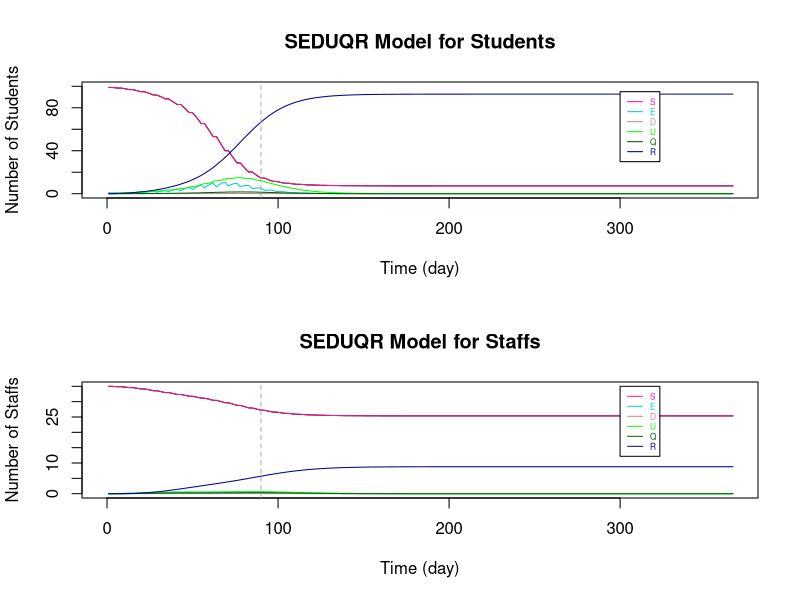

Recreate this plot in R.
###################################################################################################################

# Parameters
Ta = matrix(c(0.64,1), nrow = 2) # transmissibility of student and staff
Ca = matrix(c(0.79,1), nrow = 1)  # susceptibility of student and staff
tau = c(0.54, 0.54/2)  # individual transmission rate within and outside the bubble
# set p: the transmission rate: 
p1 = Ta %*% Ca
# p = (student-student same bubble, student-student different, staff-student, student-staff, staff-staff both teaching same or different bubbles)
p = c(p1[1,1]*tau[1], p1[1,1]*tau[2], p1[2,1]*tau[2], p1[1,2]*tau[2], p1[2,2]*tau[2]) #RHO

a = 0.2  # ALPHA: rate from latent to infection
d = c(0.1,0.3) # d:probability of an infection is detectable/symptomatic for student and staff
e = 0.1104 # EPSILON: the relative transmission for undetectable compared to detectable
o = 0.75  # THETA: rate of getting quanrantined 
y = 0.1 # GAMMA:recovery rate (differ by age and compartments)

r.values = c(9,3,10,3,3)  # r:contact r people (should be changing with time), in the same order as p (RHO)

T = 366
N = 10 # student number in each bubble


###################################################################################################################

# Define dataframe - students bubbles 1-10 and total staff
# Define array 
B <- matrix(rep(0), T, 7)
A <- array(rep(B), dim = c(T, 7, 11))

A[,1,] <- 10 #  S
A[,7,] <- 10 #  N
A[,1,11] <- 30  # 30 staffs are S initially
A[,7,11] <- 55 #  55 staffs in total (20 of them work from home)
A[1,,1] <- c(9,1,0,0,0,0,10)   # initials

dimnames(A) <- list(1:T, c("S","E","D","U","Q","R","N"), c(sprintf("B%d", 1:10),"Staff"))  # name the array

head(A)
da_epsilon1 <- as.data.frame(A)

###################################################################################################################

# Set initials
S <- matrix(rep(0), T+1, 10)
E <- matrix(rep(0), T+1, 10)
D <- matrix(rep(0), T+1, 10)
U <- matrix(rep(0), T+1, 10)
Q <- matrix(rep(0), T+1, 10)
R <- matrix(rep(0), T+1, 10)
r <- matrix(rep(0), T+1, 10)

S.Staff=S1=S2=S3=S4=S5=S6=S
E.Staff=E1=E2=E3=E4=E5=E6=E
D.Staff=D1=D2=D3=D4=D5=D6=D
U.Staff=U1=U2=U3=U4=U5=U6=U
Q.Staff=Q1=Q2=Q3=Q4=Q5=Q6=Q
R.Staff=R1=R2=R3=R4=R5=R6=R
r1=r2=r3=r4=r5=r

S5.diff=S2.diff=S
E5.diff=E2.diff=E
D5.diff=D2.diff=D
U5.diff=U2.diff=U
R5.diff=R2.diff=R
r5.diff=r2.diff=r

S.Staff.change = S.Staff

# Staff replacement
Staff.School = S.Staff  
Staff.rp = S.Staff  

# Tutorial Group
S.Std_Std = S
S.Std1=S.Std2=S
S.Stf=E.Stf=D.Stf=U.Stf=Q.Stf=R.Stf=S


###################################################################################################################
# The Symbols for the Dynamic system 

# STUDENTS
# S, E, D, U, Q, R : (without subscript of numbers) TOTAL number of students in each compartment (for an individual bubble)

# S1, E1, D1, U1, Q1, R1: TOTAL number of students in each compartments with ONLY the intractions WITHIN bubbles (for an individual bubble)

# S2.diff, E2.diff, D2.diff, U2.diff, R2.diff : TOTAL number of students that are not in the specified bubble (for an individual bubble)

# S2, E2, D2, U2, Q2, R2: CHANGE of number of students in each compartments by BETWEEN-BUBBLES interactions (for an individual bubble)

# S3, E3, D3, U3, Q3, R3 : CHANGE of number of students in each compartments by their teaching staffs (for an individual bubble)

# STAFFS
# S.Staff, E.Staff, D.Staff, U.Staff, Q.Staff, R.Staff : (without subscript of numbers) TOTAL number of STAFF in each compartment (for those teaching an individual bubble)

# S4, E4, D4, U4, Q4, R4: CHANGE of number of staffs in each compartments by the students they teach (for those teaching an individual bubble)

# S5.diff, E5.diff, D5.diff, U5.diff, R5.diff : TOTAL number of staffs that are not teaching the specified bubble (for those teaching an individual bubble)

# S5, E5, D5, U5, Q5, R5 : CHANGE of number of staffs in each compartments by staffs teaching other bubbles (for those teaching an individual bubble)

# S6, E6, D6, U6, Q6, R6 : CHANGE of number of staffs in each compartments by the staffs teaching the same bubble (for those teaching an individual bubble)

# r are the number of sesceptible contacts that an infection case would contact (vary with situations)

# Staff.School : the number of staff at school of teaching each bubble

# Staff.rp : the number of staff that can come to teach the bubble that were working from home

# TUTOR GROUP

# S.Std_Std : CHANGE of number of student in tutor group by infections within tutor group

# S.Std1 : CHANGE of number of student in bubble j by infections within tutor group

# S.Std2 : CHANGE of number of student in bubble j by infections from the tutor

# S.Stf, E.Stf, D.Stf, U.Stf, Q.Stf, R.Stf : Total number of tutors being infected in tutor group j

###################################################################################################################

# i : time step start from 1 
# j : bubble number 1 to 10

for (i in 1:T){
  for (j in 1:10){  
    
    ###### For STUDENTS
    
    # initals
    S[1,j] =  da_epsilon1[1,paste("S.B", j, sep = "")]
    E[1,j] =  da_epsilon1[1,paste("E.B", j, sep = "")]
    D[1,j] =  da_epsilon1[1,paste("D.B", j, sep = "")]
    U[1,j] =  da_epsilon1[1,paste("U.B", j, sep = "")]
    Q[1,j] =  da_epsilon1[1,paste("Q.B", j, sep = "")]
    R[1,j] =  da_epsilon1[1,paste("R.B", j, sep = "")]
    
    # STUDENT to STUDENT in the SAME BUBBLE
    S1[1,j] =  da_epsilon1[1,paste("S.B", j, sep = "")]
    E1[1,j] =  da_epsilon1[1,paste("E.B", j, sep = "")]
    D1[1,j] =  da_epsilon1[1,paste("D.B", j, sep = "")]
    U1[1,j] =  da_epsilon1[1,paste("U.B", j, sep = "")]
    Q1[1,j] =  da_epsilon1[1,paste("Q.B", j, sep = "")]
    R1[1,j] =  da_epsilon1[1,paste("R.B", j, sep = "")]
    r1[1,j] =  S[1,j]  # number of contact depends on how many S in the bubble
    
    # This formula comes from the dynamic equations (in powerpoint slide 4)
    S1[i+1,j] = S[i,j] - r1[i,j]*p[1]*(D[i,j]+e*U[i,j])
    E1[i+1,j] = E[i,j] + r1[i,j]*p[1]*(D[i,j]+e*U[i,j]) - a*E[i,j]
    D1[i+1,j] = D[i,j] + a*d[1]*E[i,j] - o*D[i,j]
    U1[i+1,j] = U[i,j] + a*(1-d[1])*E[i,j] - y*U[i,j]
    Q1[i+1,j] = Q[i,j] + o*D[i,j] - y*Q[i,j]
    R1[i+1,j] = R[i,j] + y*(Q[i,j]+U[i,j])
    r1[i+1,j] = S[i,j] 
    
    
    # STUDENT to STUDENT in DIFFERENT BUBBLES #
    # number of contact for each individual in bubble j to students in other bubbles
    r2.diff[1,j] =  3  # each student in j contact 3 students in other bubbles
    r2.diff[i+1,j] = r2.diff[i,j]    
    # the total number of contacts of the students in bubble j
    m = round(r2.diff[i,j]*(S[i,j]))  # only Susceptible individuals in j might be infected by students in other bubbles
    
    # inital values of total number of students at school not in bubble j
    # (only S,E,D,U are at school, currently not considered recovery come back to school yet)
    S2.diff[1,j] = 90
    E2.diff[1,j] = 0
    D2.diff[1,j] = 0
    U2.diff[1,j] = 0
    R2.diff[1,j] = 0
    
    # Subset for S,E,D,U compartments of all bubbles 
    all.S = (c(1:ncol(da_epsilon1)) %% 7) == 1
    all.E = (c(1:ncol(da_epsilon1)) %% 7) == 2
    all.D = (c(1:ncol(da_epsilon1)) %% 7) == 3
    all.U = (c(1:ncol(da_epsilon1)) %% 7) == 4
    all.R = (c(1:ncol(da_epsilon1)) %% 7) == 6
    
    #total number of students at school not in bubble j (and not staff: the reason of removing the last column)
    # The number of S, E, D, U at time i, different to bubble j
    S2.diff[i,j] = round(sum((da_epsilon1[i,(all.S)][,-j])[,c(1:ncol(da_epsilon1[i,(all.S)][,-j])-1)]))
    E2.diff[i,j] = round(sum((da_epsilon1[i,(all.E)][,-j])[,c(1:ncol(da_epsilon1[i,(all.E)][,-j])-1)]))
    D2.diff[i,j] = round(sum((da_epsilon1[i,(all.D)][,-j])[,c(1:ncol(da_epsilon1[i,(all.D)][,-j])-1)]))
    U2.diff[i,j] = round(sum((da_epsilon1[i,(all.U)][,-j])[,c(1:ncol(da_epsilon1[i,(all.U)][,-j])-1)]))
    R2.diff[i,j] = round(sum((da_epsilon1[i,(all.R)][,-j])[,c(1:ncol(da_epsilon1[i,(all.R)][,-j])-1)]))
    
    # make a list of S, E, D, U not in bubble j (the times of repeat is the number of students in each compartment)
    list = c(rep("S", S2.diff[i,j]), rep("E", E2.diff[i,j]), rep("D", D2.diff[i,j]), rep("U", U2.diff[i,j]), rep("R", R2.diff[i,j]))
    
    #count the number of S,E,D,U that students in j contacted to
    # " sample(list, m, replace = TRUE) ": Randomly select m from list
    set.seed(123)
    countS = sum((sample(list, m, replace = TRUE))=="S") # for students in bubble j: the number of contact outside bubble j are S
    countE = sum((sample(list, m, replace = TRUE))=="E") # for students in bubble j: the number of contact outside bubble j are E
    countD = sum((sample(list, m, replace = TRUE))=="D") # for students in bubble j: the number of contact outside bubble j are D
    countU = sum((sample(list, m, replace = TRUE))=="U") # for students in bubble j: the number of contact outside bubble j are U
    countR = sum((sample(list, m, replace = TRUE))=="R") # for students in bubble j: the number of contact outside bubble j are R
    
    
    # The number of change in S and E compartments by interactions from other bubbles to bubbles j (only the partial effect)
    # initial (no intractions between bubbles at time 1)
    S2[1,j] = 0
    E2[1,j] = 0
    
    # The change in S and E for bubble j only depends on the number of:
    # 1. (   susceptible students in bubble j: r1[i,j] = S[i,j]   ) and 
    # 2. (   number of detectable/symtomatic and undetectable/asymtomatic that are contacted in other bubbles: countD+e*countU   
    #                                                        -- e is because the effectiveness on D and U in infection rate are different)
    S2[i+1,j] = -p[2]*(countD+e*countU)  # Only the change because of other bubbles
    E2[i+1,j] = p[2]*(countD+e*countU)  # Only the change because of other bubbles, so those Es goes into D/U compartments are included in E1
    
    
    # STAFF to STUDENTs they teach 
    # initial - there is no change of S and E initially
    S3[1,j] = 0
    E3[1,j] = 0
    r3[1,j] = r.values[3]
    
    # The change in S and E for bubble j depends on the number of D and U of staffs
    S3[i+1,j] = - r1[i,j]*p[3]*(D.Staff[i,j]+e*U.Staff[i,j])  
    E3[i+1,j] = r1[i,j]*p[3]*(D.Staff[i,j]+e*U.Staff[i,j])   
    r3[i+1,j] =  S[i,j]
    
    
    
    ### TUTOR GROUP
    
    # STUDENTs TO STUDENTs in the same tutorial group
    
    # A tutor group contains 2 bubbles of students and a staff that is not teaching the bubbles
    # With the tutor meeting of 15mins and a typical school day of 6 hours, the time length of contact is 1/24 of that in a bubble
    # initial (S.Std_Std is the change of S in tutor group j with students in both bubble j and 11-j)
    S.Std_Std[1,] = c(rep(0,10))  # S.Std_Std : total change of students in tutor group
    S.Std1[1,] = c(rep(0,10))
    
    
    # The change of S for tutor group j with students in both bubble j and 11-j
    if (j <= 5){ # 5 tutor groups in total
      S.Std_Std[i+1,j] = - (S[i,j]+S[i,11-j])*p[1]*((D[i,j]+e*U[i,j])+(D[i,11-j]+e*U[i,11-j]))*1/24
      
      # As the change is less than 0.5, separate the new cases of infections according to the percentage of S in each bubble
      if (S[i,j]+S[i,11-j] > 0){
        S.Std1[i+1,j] = S.Std_Std[i+1,j]*S[i,j]/(S[i,j]+S[i,11-j])  # S.Std1 : total change of students in  bubble j by having tutor group
        S.Std1[i+1,11-j] = S.Std_Std[i+1,j]*S[i,11-j]/(S[i,j]+S[i,11-j])
      }
      
      else{
        S.Std1[i+1,j] = 0
        S.Std1[i+1,11-j] = 0
      }
    }
    
    else{ # avoid to count the infections twice
    }
    
    
    # STAFF TO STUDENTs in the same tutorial group
    
    # There is only 1 staff for each tutor group
    # S.Std2 : the change of studnets in bubble j by infections from the tutor
    # initial - there is no change of S and E initially
    S.Std2[1,] = c(rep(0,10)) 
    
    # The change of S for tutor group j with students in both bubble j and 11-j
    if (j <= 5){ # 5 tutor groups in total
      if (S[i,j]+S[i,11-j] > 0){
        S.Std2[i+1,j] = - ((S[i,j]+S[i,11-j])*p[3]*(D.Stf[i,j]+e*U.Stf[i,j])*1/24)*(S[i,j]/(S[i,j]+S[i,11-j]))
        S.Std2[i+1,11-j] = - ((S[i,j]+S[i,11-j])*p[3]*(D.Stf[i,j]+e*U.Stf[i,j])*1/24)*(S[i,11-j]/(S[i,j]+S[i,11-j]))
      }
      
      else{
        S.Std2[i+1,j] = 0
        S.Std2[i+1,11-j] = 0
      }
    }
    
    else{ # avoid to count the infections twice
    }
    
    
    
    # TOTAL on STUDNETS 
    if (S1[i+1,j] + S2[i+1,j] + S3[i+1,j] + S.Std1[i+1,j] + S.Std2[i+1,j] >= 0){   # The total number of S has to be >= 0
      S[i+1,j] = S1[i+1,j] + S2[i+1,j] + S3[i+1,j] + S.Std1[i+1,j] + S.Std2[i+1,j]
      E[i+1,j] = E1[i+1,j] + E2[i+1,j] + E3[i+1,j] - S.Std1[i+1,j] - S.Std2[i+1,j]
    }
    else {  # If not, S = 0, 
      #         E = previous (time step) amout of E - the same amount of students reduced in S compartment - those move to the next compartments
      S[i+1,j] = 0
      E[i+1,j] = E[i,j] - (S[i+1,j]-S[i,j]) - a*E[i,j]
    }
    
    D[i+1,j] = D1[i+1,j]
    U[i+1,j] = U1[i+1,j]
    Q[i+1,j] = Q1[i+1,j]
    R[i+1,j] = R1[i+1,j]
    
    
    ###### For STAFF
    
    # Assume there are 55 staffs in total, initially 30 of them teach students. 
    # The overall effect on STAFF (stdent -> staff  &   staff -> staff in same / different bubble)
    
    # initials
    S.Staff[1,] =  3
    E.Staff[1,] =  0
    D.Staff[1,] =  0
    U.Staff[1,] =  0
    Q.Staff[1,] =  0
    R.Staff[1,] =  0
    
    # STUDENT to STAFF
    # initials
    S4[1,j] = 0
    r4[1,j] = r.values[4]  
    
    # Only S and E compartments will change directly by the infection cause by studnets (E3 = -S3)
    S4[i+1,j] = - r4[i]*p[4]*(D[i,j]+e*U[i,j])
    r4[i+1,j] = S.Staff[i,j]
    
    
    # STAFF to STAFF (teach same bubble)
    # initials
    S6[1,j] = 0
    
    # Only S and E compartments will change directly by the infection cause by staffs teach same bubble (E6 = -S6)
    S6[i+1,j] = - r4[i]*p[5]*(D.Staff[i,j]+e*U.Staff[i,j])
    
    
    # STAFF to STAFF (teach different bubbles)
    # number of contact for each individual staff teach bubble j to the staffs teach other bubbles
    r5.diff[1,j] =  3  # each staff teach j contact 3 staffs teach other bubbles
    r5.diff[i+1,j] = r5.diff[i,j]    
    # the total number of contacts of the students in bubble j
    m.Staff = round(r5.diff[i,j]*(S.Staff[i,j]))  # only Susceptible staffs in j might be infected 
    
    # inital values of total number of staff at school not teach bubble j
    # (only S,E,D,U are at school, currently not considered recovery come back to school yet)
    S5.diff[1,] = 27
    E5.diff[1,] = 0
    D5.diff[1,] = 0
    U5.diff[1,] = 0
    R5.diff[1,] = 0
    
    # The number of S, E, D, U at time i, not teaching to bubble j
    S5.diff[i,j] = round(sum(S.Staff[i,])-S.Staff[i,j])
    E5.diff[i,j] = round(sum(E.Staff[i,])-E.Staff[i,j])
    D5.diff[i,j] = round(sum(D.Staff[i,])-D.Staff[i,j])
    U5.diff[i,j] = round(sum(U.Staff[i,])-U.Staff[i,j])
    R5.diff[i,j] = round(sum(R.Staff[i,])-R.Staff[i,j])
    
    # make a list of S, E, D, U not teach bubble j (the times of repeat is the number of staff in each compartment)
    list.Staff = c(rep("S", S5.diff[i,j]), rep("E", E5.diff[i,j]), rep("D", D5.diff[i,j]), rep("U", U5.diff[i,j]), rep("R", R5.diff[i,j]))
    
    #count the number of S,E,D,U that staffs teaching bubble j contacted to
    # " sample(list.Staff, m.Staff, replace = TRUE) ": Randomly select m.Staff from list
    set.seed(123)
    count.StaffS = sum((sample(list.Staff, m.Staff, replace = TRUE))=="S") # for students in bubble j: the number of contact outside bubble j are S
    count.StaffE = sum((sample(list.Staff, m.Staff, replace = TRUE))=="E") # for students in bubble j: the number of contact outside bubble j are E
    count.StaffD = sum((sample(list.Staff, m.Staff, replace = TRUE))=="D") # for students in bubble j: the number of contact outside bubble j are D
    count.StaffU = sum((sample(list.Staff, m.Staff, replace = TRUE))=="U") # for students in bubble j: the number of contact outside bubble j are U
    count.StaffR = sum((sample(list.Staff, m.Staff, replace = TRUE))=="R") # for students in bubble j: the number of contact outside bubble j are R
    
    # The number of change in S and E compartments by staffs teach j and other staffs contacts
    # initial (no transmission at time 1)
    S5[1,j] = 0
    
    # The change in S and E for staffs teach bubble j only depends on the number of:
    # 1. (   susceptible staffs teach bubble j: r5[i,j] = S.Staff[i,j]   ) and 
    # 2. (   number of detectable/symtomatic and undetectable/asymtomatic staffs teach other bubbles: count.StaffD+e*count.StaffU
    #                                                        -- e is because the effectiveness on D and U in infection rate are different)
    S5[i+1,j] = - p[5]*(count.StaffD+e*count.StaffU)  # Only the change because of staff teach other bubbles
    # E5 = -S5
    
    
    # TUTOR GROUP
    
    # The STUDENTS in the tutor group to STAFF
    # Assume for tutor group 1-5, the tutor is not teaching any bubbles
    # There is no staff to replace tutor if he is infected, but he will work again when he has recovered
    # initial - there is no change of S and E initially
    S.Stf[1,] = c(rep(1,5), rep(0,5)) 
    E.Stf[1,] = D.Stf[1,] = U.Stf[1,] = Q.Stf[1,] = R.Stf[1,] = rep(0,10)
    
    
    # The total number of S for staff in tutor group j 
    if (j <= 5){ # 5 tutor groups in total
      if (S.Stf[i,j] > 0){
        S.Stf[i+1,j] = S.Stf[i,j] - S.Stf[i,j]*p[4]*((D[i,j]+e*U[i,j])+(D[i,11-j]+e*U[i,11-j]))*1/24
      }
      
      else{
        S.Stf[i+1,j] = 0
      }
    }
    
    else{ # avoid to count the infections twice
      S.Stf[i+1,j] = 0
    }
    
    E.Stf[i+1,j] = E.Stf[i,j] + (S.Stf[i+1,j] - S.Stf[i,j]) - a*E.Stf[i,j]
    D.Stf[i+1,j] = D.Stf[i,j] + a*d[1]*E.Stf[i,j] - o*D.Stf[i,j]
    U.Stf[i+1,j] = U.Stf[i,j] + a*(1-d[1])*E.Stf[i,j] - y*U.Stf[i,j]
    Q.Stf[i+1,j] = Q.Stf[i,j] + o*D.Stf[i,j] - y*Q.Stf[i,j]
    R.Stf[i+1,j] = R.Stf[i,j] + y*(Q.Stf[i,j]+U.Stf[i,j])
    
    
    # TOTAL on STAFF
    # the total change of staff
    
    S.Staff.change[1,j] = 0
    S.Staff.change[i+1,j] = -(S4[i+1,j] + S5[i+1,j] + S6[i+1,j])    
    
    # With larger number in each group, remove the overlapping cases of new infection by:
    # (There might be chance an individual staff is infected by both students he teach and other staff he contact with)
    # Here, use randomly choosing to reduce the overlapping change effect
    # # # count.StaffS_overlap = - round(S3[i+1,j] + S5[i+1,j] + S6[i+1,j]) # the infected cases/the change in S (with overlap)
    
    # This formula comes from the dynamic equations (in powerpoint slide 4)
    S.Staff[i+1,j] = S.Staff[i,j] - S.Staff.change[i+1,j]
    E.Staff[i+1,j] = E.Staff[i,j] + S.Staff.change[i+1,j] - a*E.Staff[i,j]
    D.Staff[i+1,j] = D.Staff[i,j] + a*d[2]*E.Staff[i,j] - o*D.Staff[i,j]
    U.Staff[i+1,j] = U.Staff[i,j] + a*(1-d[2])*E.Staff[i,j] - y*U.Staff[i,j]
    Q.Staff[i+1,j] = Q.Staff[i,j] + o*D.Staff[i,j] - y*Q.Staff[i,j]
    R.Staff[i+1,j] = R.Staff[i,j] + y*(Q.Staff[i,j]+U.Staff[i,j])
    
    
    # STAFF replacement (remove this part to see if there is no extra staff that teaching the same course)
    # We assume initially 30 out of 55 staffs are teaching bubbles and the other 20 staffs are working from home.
    # Assume each bubble has 3 teaching staff and 2 other staffs working from home that can teach the same course.
    # If one of the staff was teaching at school is isolated, a staff that is "teaching the same course" will come back to school and teach the bubble. (within 24h)
    # When an istolated staff is recovered, he will come back to school on the next day. (within 24h)
    # If that result in more than 3 staffs teaching the bubble, let some susceptible staffs to work from home.  
    # So, each bubble will have 3 teaching staffs until there are not enough staffs available.
    
    Staff.rp[1,j] = 2  # the staff can come to teach in the next day that are working from home
    Staff.School[1,j] = 3  # total number of staffs that are teaching the bubble
    Staff.School[i,j] = S.Staff[i,j] + E.Staff[i,j] + D.Staff[i,j] + U.Staff[i,j] + R.Staff[i,j]
    
    if (Staff.School[i,j] < 3) {  # if the number of staff teaching bubble j is less than 3
      
      if ((3 - Staff.School[i,j]) <= Staff.rp[i,j]) {  # if there are enough staff to come back and teach
        S.Staff[i+1,j] = S.Staff[i+1,j] + (3 - Staff.School[i,j])
        Staff.rp[i+1,j] = Staff.rp[i,j] - (3 - Staff.School[i,j])
      }
      
      else{  # if there is not enought staff to come back and teach
        S.Staff[i+1,j] = S.Staff[i+1,j] + Staff.rp[i,j]
        Staff.rp[i+1,j] = 0
      }
    }
    
    else{  
      if (round(Staff.School[i,j]) > 3) { # if after the staff combing back from isolation, there are more than 3 staffs teaching the bubble j
        S.Staff[i+1,j] = S.Staff[i+1,j] - (Staff.School[i,j] - 3)
        Staff.rp[i+1,j] = Staff.rp[i,j] + (Staff.School[i,j] - 3)
      } 
      
      else {# if there are 3 staffs teaching the bubble j
        S.Staff[i+1,j] = S.Staff[i+1,j]
        Staff.rp[i+1,j] = Staff.rp[i,j] 
      }
    }
    
    
    
    # The change on Weekends
    # There will not be new infections from 0 A.M. on Saturday till 0 A.M. on the following Monday
    
    offschool = c(seq(0,T,7)-1,seq(0,T,7)-0)
    
    if (!is.na(match(i, setdiff(0:T,offschool))) == TRUE){  #if time i is weekday
    }
    
    else{  #if time i is weekend
      S[i+1,j] = S[i,j]
      E[i+1,j] = E[i,j] - a*E[i,j]
      
      S.Staff[i+1,j] = S.Staff[i,j]
      E.Staff[i+1,j] = E.Staff[i,j] - a*E.Staff[i,j]
      
    }
    
    # Add the results of each time step i and each bubble j of each compartments to the dataframe da_epsilon1
    da_epsilon1[i,paste("S.B", j, sep = "")] <- S[i,j]
    da_epsilon1[i,paste("E.B", j, sep = "")] <- E[i,j]
    da_epsilon1[i,paste("D.B", j, sep = "")] <- D[i,j]
    da_epsilon1[i,paste("U.B", j, sep = "")] <- U[i,j]
    da_epsilon1[i,paste("Q.B", j, sep = "")] <- Q[i,j]
    da_epsilon1[i,paste("R.B", j, sep = "")] <- R[i,j]
    
    da_epsilon1[i,paste("S.", "Staff", sep = "")] <- sum(S.Staff[i,]) + sum(S.Stf[i,])
    da_epsilon1[i,paste("E.", "Staff", sep = "")] <- sum(E.Staff[i,]) + sum(E.Stf[i,])
    da_epsilon1[i,paste("D.", "Staff", sep = "")] <- sum(D.Staff[i,]) + sum(D.Stf[i,])
    da_epsilon1[i,paste("U.", "Staff", sep = "")] <- sum(U.Staff[i,]) + sum(U.Stf[i,])
    da_epsilon1[i,paste("Q.", "Staff", sep = "")] <- sum(Q.Staff[i,]) + sum(Q.Stf[i,])
    da_epsilon1[i,paste("R.", "Staff", sep = "")] <- sum(R.Staff[i,]) + sum(R.Stf[i,])
    
    # Sum up the total dynamic of students for all bubbles
    da_epsilon1$S.Student[i] <- sum(S[i,])
    da_epsilon1$E.Student[i] <- sum(E[i,])
    da_epsilon1$D.Student[i] <- sum(D[i,])
    da_epsilon1$U.Student[i] <- sum(U[i,])
    da_epsilon1$Q.Student[i] <- sum(Q[i,])
    da_epsilon1$R.Student[i] <- sum(R[i,])
    da_epsilon1$N.Student[i] <- 100
    
  }
}

# Add extra columns 
for (i in 1:T){
  
  # total number of Staffs working from home
  da_epsilon1$Staff.rp[i] <- sum(Staff.rp[i,])  
  
  # reproduction rate Rt
  da_epsilon1$Rt.Student[i] <- (da_epsilon1$E.Student[i+1] + da_epsilon1$D.Student[i+1] + da_epsilon1$U.Student[i+1] + da_epsilon1$Q.Student[i+1]) / 
    (da_epsilon1$E.Student[i] + da_epsilon1$D.Student[i] + da_epsilon1$U.Student[i] + da_epsilon1$Q.Student[i])
  
  da_epsilon1$Rt.Staff[i] <- (da_epsilon1$E.Staff[i+1] + da_epsilon1$D.Staff[i+1] + da_epsilon1$U.Staff[i+1] + da_epsilon1$Q.Staff[i+1]) / 
    (da_epsilon1$E.Staff[i] + da_epsilon1$D.Staff[i] + da_epsilon1$U.Staff[i] + da_epsilon1$Q.Staff[i])
}



###################################################################################################################
# Plot SEDUQR graphs
par(mfrow=c(2, 1), lwd=1)

# Students
X_lim <- seq(1,T,by=1)
plot(da_epsilon1$S.Student~X_lim, pch=15, col="black", main = "SEDUQR Model for Students", type = "l", xlab = "Time (day)", ylab = "Number of Students", xlim = c(0,T), ylim = c(0,100))

lines(da_epsilon1$S.Student, col="DeepPink", lty=1)
lines(da_epsilon1$E.Student, col="darkTurquoise", lty=1)
lines(da_epsilon1$D.Student, col="RosyBrown", lty=1)
lines(da_epsilon1$U.Student, col="green", lty=1)
lines(da_epsilon1$Q.Student, col="darkgreen", lty=1)
lines(da_epsilon1$R.Student, col="darkblue", lty=1)

legend(300, 95 ,c("S","E","D", "U", "Q", "R"),col=c("DeepPink","darkTurquoise","RosyBrown", "green", "darkgreen", "darkblue"),
       text.col=c("DeepPink","darkTurquoise","RosyBrown", "green", "darkgreen", "darkblue"),lty=c(1,1,1,1,1,1),
       cex=0.5)

abline(v=90,col="dark grey", lty=2)

# Staffs
X_lim <- seq(1,T,by=1)
plot(da_epsilon1$S.Staff~X_lim, pch=15, col="black", main = "SEDUQR Model for Staffs", type = "l", xlab = "Time (day)", ylab = "Number of Staffs", xlim = c(0,T), ylim = c(0,35))

lines(da_epsilon1$S.Staff, col="DeepPink", lty=1)
lines(da_epsilon1$E.Staff, col="darkTurquoise", lty=1)
lines(da_epsilon1$D.Staff, col="RosyBrown", lty=1)
lines(da_epsilon1$U.Staff, col="green", lty=1)
lines(da_epsilon1$Q.Staff, col="darkgreen", lty=1)
lines(da_epsilon1$R.Staff, col="darkblue", lty=1)

legend(300, 35,c("S","E","D", "U", "Q", "R"),col=c("DeepPink","darkTurquoise","RosyBrown", "green", "darkgreen", "darkblue"),
       text.col=c("DeepPink","darkTurquoise","RosyBrown", "green", "darkgreen", "darkblue"),lty=c(1,1,1,1,1,1),
       cex=0.5)

abline(v=90,col="dark grey", lty=2)

